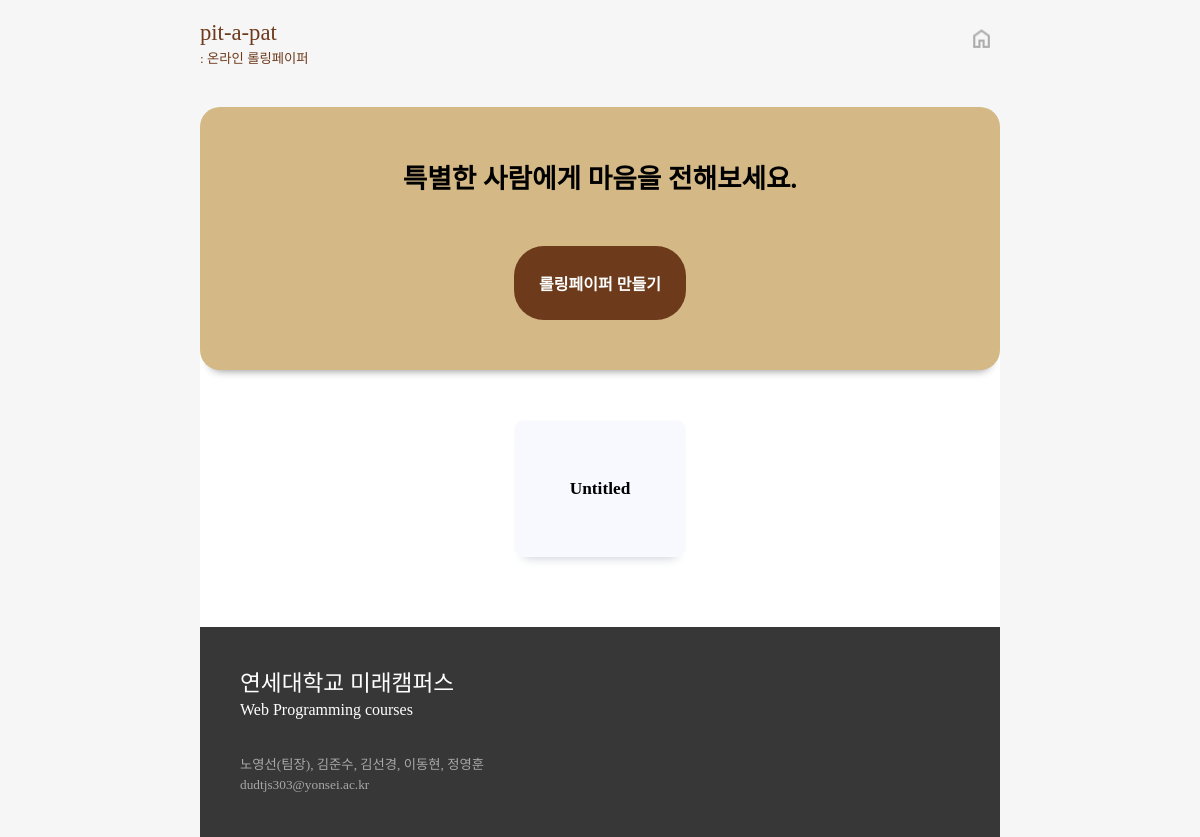
The app's page /, older data.
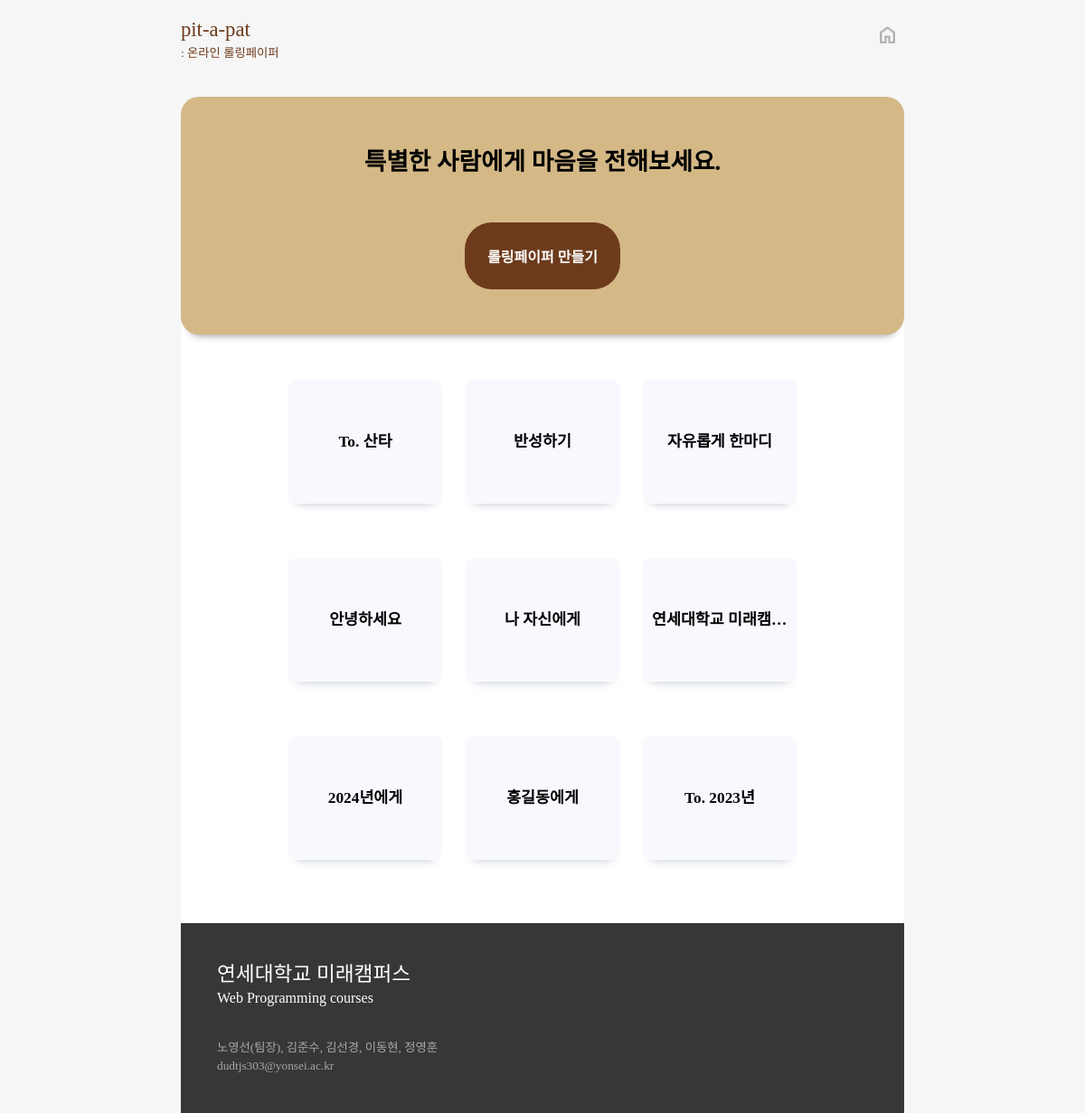
The same page, newer data.
### papers/models.py (models this page shows)
class Rolling_paper(models.Model) :
    paper_number = models.AutoField(primary_key=True)
    nickname = models.ForeignKey(Auth_User, on_delete=models.CASCADE, to_field="username", db_column="nickname")
    subject = models.CharField(max_length=50, default="Untitled")
    users = models.IntegerField(default=0)
    created = models.DateTimeField(default=timezone.now)
    completed = models.DateTimeField(null=True)
    class Meta :
        db_table = "Paper"

### main/views.py (the view)
# urls.py: path('', include('main.urls')),
def main(request):
    paper = None
    paper_list = []
    err_msg = ""
    if 'err_msg' in request.session :
        err_msg = request.session['err_msg']
        request.session['err_msg'] = ""
    if True :
        paper = Rolling_paper.objects.all().order_by("-paper_number").values()
    else :
        paper = Rolling_paper.objects.filter(nickname=request.user.username).order_by("-paper_number").values()
    i = 0
    for dic in paper :
        paper_list.append(dic)
        i += 1
    context = {
        "papers" : paper_list,
        "err_msg" : err_msg,
    }
    return render(request, 'main/main.html', context)

### main/templates/main/main.html (shortened to what this page needs)
<!DOCTYPE html>
{% load static %}
<html lang="ko">
<head>
  <link rel="stylesheet" href="{% static 'css/main.css' %}">
</head>
<body>
  <header>
    <div id="title_wrap"  onclick="location.href='{% url 'main:main' %}'">
      <div id="title">pit-a-pat</div>
      <div id="subtitle">: 온라인 롤링페이퍼</div>
    </div>
    {% if user.is_active %}
    <div id="header_btn_wrap">
      <button type="button" id="logout_btn" onclick="location.href='{% url 'users:logout_view' %}'">
        <img src="static/img/logout.png">
      </button>
      <button type="button" id="home_btn" onclick="location.href='{% url 'users:my_page' %}'">
        <img src="static/img/home.png">
      </button>
    </div>
    {% else %}
    <div id="header_btn_wrap">
      <button type="button" id="home_btn" onclick="location.href='{% url 'users:my_page' %}'">
        <img src="static/img/home.png">
      </button>
    </div>
    {% endif %}
  </header>
  <div id="content_wrap">
    <div id="first_content">
      특별한 사람에게 마음을 전해보세요.
      <div>
        {% if user.is_active %}
        <form method="post" action="{% url 'papers:createPaper' %}">
          {% csrf_token %}
          <button type="submit" id="create_paper_btn">롤링페이퍼 만들기</button>
        </form>
        {% else %}
        <button type="button" id="create_paper_btn" onclick="location.href='{% url 'users:login_view' %}'">롤링페이퍼
          만들기</button>
        {% endif %}
      </div>
    </div>
    <div id="second_content">
      {% for i in papers %}
      <div class="rolling_paper">
        <a href="{% url 'papers:loadPaper' i.paper_number %}">
          <div class="rolling_paper_subject">{{ i.subject }}</div>
        </a>
      </div>
      {% endfor %}
    </div>
  </div>
  <footer>
    <div id="footer_content_wrap">
      <div id="first_footer_content">연세대학교 미래캠퍼스</div>
      <div id="second_footer_content">Web Programming courses</div>
      <br><br>
      <div id="third_footer_content">노영선(팀장), 김준수, 김선경, 이동현, 정영훈
        <br>
        dudtjs303@yonsei.ac.kr
      </div>
    </div>
  </footer>
</body>
</html>

### static/css/main.css (style rules this page uses)
body { font-family: 'JeonjuCraftGoR'; background-color: #F6F6F6; padding: 0; margin: 0; height: 100%; width: 800px; margin-left: auto; margin-right: auto; }
header { z-index: 3; background-color: #F6F6F6; top: 0; position: sticky; display: flex; justify-content: space-between; color: #6D3B1C; width: 800px; padding: 20px 0; margin: 0 auto; }
a { text-decoration: none; color: black; }
button { border: 0; background-color: transparent; }
#title_wrap { cursor: pointer; }
#title { font-family: 'PartialSansKR-Regular'; font-size: 17pt; }
#subtitle { font-family: 'JeonjuCraftGoR'; font-size: 10pt; margin-top: 2px; }
#header_btn_wrap { padding-top: 5px; }
#home_btn { cursor: pointer; opacity: 0.3; }
#home_btn img { width: 25px; }
#content_wrap { margin-left: auto; margin-right: auto; width: 800px; }
#first_content { position: relative; top: 20px; z-index: 2; height: 100%; background-color: #D4B886; border-radius: 20px; padding: 50px 40px; font-size: 20pt; font-weight: 600; text-align: center; box-shadow: 0 10px 10px -10px gray; font-family: 'KCCChassam'; }
#create_paper_btn { margin-top: 50px; border: 0; color: white; background-color: #6D3B1C; font-size: 12pt; font-weight: 600; font-family: 'JeonjuCraftGoR'; padding: 25px; border-radius: 30px; }
#create_paper_btn { cursor: pointer; }
#second_content { padding: 40px; z-index: 1; height: 100%; text-align: center; background-color: white; }
.rolling_paper { border: 1px solid #FBFBFB; background-color: #F8F8FF; box-shadow: 0 10px 10px -10px #BEC5D0; font-size: 13pt; margin: 30px 10px; padding: 10px; width: 150px; height: 115px; display: inline-block; border-radius: 10px; font-weight: 600; }
.rolling_paper_subject { text-align: center; white-space: nowrap; text-overflow: ellipsis; overflow: hidden; line-height: 115px; }
footer { margin-left: auto; margin-right: auto; width: 800px; height: 210px; background-color: #383737; }
#footer_content_wrap { color: white; padding: 40px; }
#first_footer_content { font-family: 'PartialSansKR-Regular'; line-height: 1.5em; font-size: 17pt; }
#third_footer_content { font-size: 10pt; line-height: 1.5em; color: #a8a8a8; }

Row changes from the older to the newer data that the page shows:
removed Rolling_paper: subject "Untitled"
added Rolling_paper: subject "To. 산타"
added Rolling_paper: subject "반성하기"
added Rolling_paper: subject "자유롭게 한마디"
added Rolling_paper: subject "안녕하세요"
added Rolling_paper: subject "나 자신에게"
added Rolling_paper: subject "연세대학교 미래캠…"
added Rolling_paper: subject "2024년에게"
added Rolling_paper: subject "홍길동에게"
added Rolling_paper: subject "To. 2023년"
